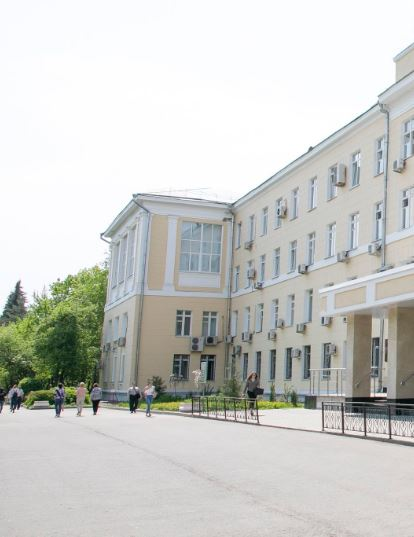
#> input picture Lesson_9_cnn/001.JPG, 414 x 537 px, found by its file name
$ jupyter execute IP_practice_10_panorama_stitching.ipynb
#> lines starting #> are read from the running program, lines starting #| are printed output that depends on the picture
[cell 1]
import cv2
image_paths=['001.jpg','002.jpg','003.jpg']
# initialized a list of images
imgs = []

for i in range(len(image_paths)):
    imgs.append(cv2.imread(image_paths[i]))
    imgs[i]=cv2.resize(imgs[i],(0,0),fx=0.4,fy=0.4)
    # this is optional if your input images isn't too large
    # you don't need to scale down the image
    # in my case the input images are of dimensions 3000x1200
    # and due to this the resultant image won't fit the screen
    # scaling down the images

stitchy = cv2.Stitcher.create()
(dummy,output)=stitchy.stitch(imgs)
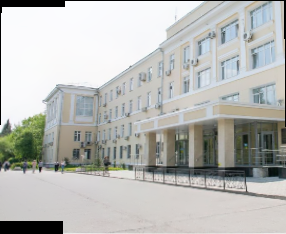
#> output: shape (234, 286, 3); mean of channels 0, 1, 2 181.7, 184.6, 183.4; drawn as B, G, R
#> dummy = 0

[cell 2]
if dummy != cv2.STITCHER_OK:
  # checking if the stitching procedure is successful
  # .stitch() function returns a true value if stitching is
  # done successfully
    print("stitching ain't successful")
else:
    print('Your Panorama is ready!!!')

print(dummy)
#| 0
